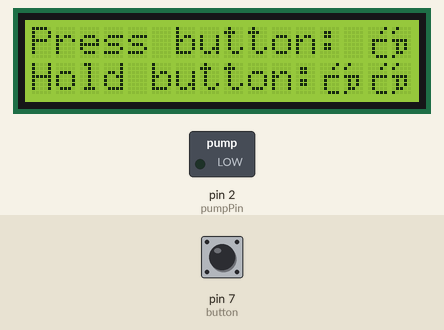
Simulated run of this sketch. Board: Arduino Uno, built with avr-gcc and run on an emulated ATmega328P. Shown: 16×2 character LCD, switched loads named in the sketch (green lamp = pin HIGH). Inputs (shaded band) come from the test bench; at power-on: pin 7 (button) LOW.

Above: at 4.2 s.
4.3 s: pin 7 (button) pulled HIGH for 0.15 s
At 5.2 s:
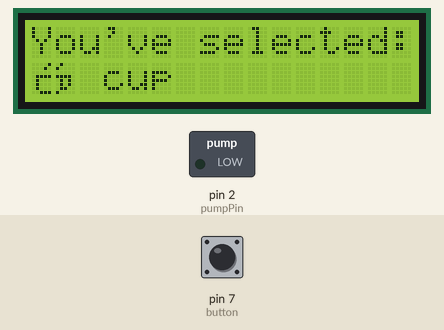
At 6.6 s:
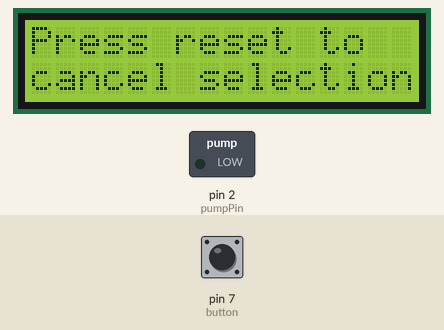
15.5 s: pin 7 (button) pulled HIGH for 3.2 s
At 19.5 s:
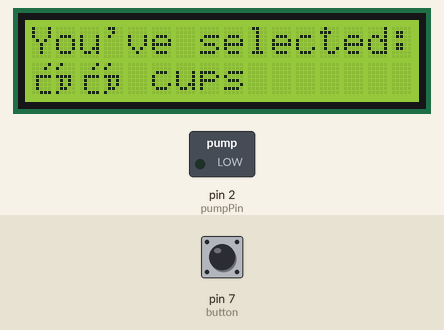
Timing chart, 0 to 36.4 s (numbered marks = the images above; inputs shaded):
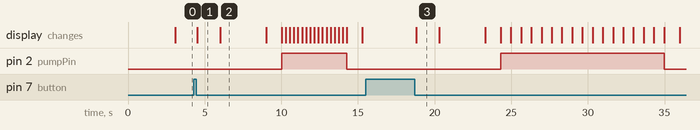

Measured:
- after the input at 4.3 s, pin 2 (pumpPin): LOW → HIGH after 5.7 s, → LOW 4.3 s later; the display: changes after 0.21 s (image 1)
- after the input at 15.5 s, pin 2 (pumpPin): LOW → HIGH after 8.8 s, → LOW 10.7 s later; the display: changes after 3.3 s (image 3)
- what the display in image 1 shows lasts 1.5 s, from 4.5 s to 6.0 s
- what the display in image 2 shows lasts 3.0 s, from 6.0 s to 9.0 s

The sketch:

espressoMachineControl.ino
```cpp
#include <LiquidCrystal.h>
LiquidCrystal lcd(13, 12, 11, 10, 9, 8); // digital pins to which LCD is connected

int button = 7;    // the pin that the Up pushbutton is attached to
int pumpPin = 2;
float oneEspressoTime = 4000;
float twoEspressoTime = 10000;
float pressLength_milliSeconds = 0;
float pressLength_confirm = 0;

byte cup_p1[8] = {
  B00001,
  B00010,
  B00000,
  B01111,
  B01000,
  B01000,
  B01000,
  B00111
};

byte cup_p2[8] = {
  B01000,
  B10000,
  B00000,
  B11110,
  B01010,
  B01010,
  B01100,
  B10000
};

int optionOne = 100;
int optionTwo = 500;


//int buttonPushCounter = 0;   // counter for the number of button presses
//int buttonStateUp = 0;         // current state of the button
//int buttonStateDown = 0;         // current state of the button
//int lastButtonState = 0;     // previous state of the button

void setup() {
  pinMode(button, INPUT);
  pinMode(pumpPin, OUTPUT);
  lcd.begin(16,2);
  lcd.setCursor(4,0);
  lcd.print("Espresso");
  lcd.setCursor(2,1);
  lcd.print("machine v1.0");
  lcd.createChar(0, cup_p1);
  lcd.createChar(1, cup_p2);
  lcd.setCursor(0,0);
  lcd.write(byte(0));
  lcd.setCursor(1,0);
  lcd.write(byte(1));
  lcd.setCursor(14,0);
  lcd.write(byte(0));
  lcd.setCursor(15,0);
  lcd.write(byte(1));
  delay(3000);
  lcd.clear();
  lcd.setCursor(0,0);
  lcd.print("Press button: 1");
  lcd.setCursor(14,0);
  lcd.write(byte(0));
  lcd.setCursor(15,0);
  lcd.write(byte(1));
  lcd.setCursor(0,1);
  lcd.print("Hold button:");
  lcd.setCursor(12,1);
  lcd.write(byte(0));
  lcd.setCursor(13,1);
  lcd.write(byte(1));
  lcd.setCursor(14,1);
  lcd.write(byte(0));
  lcd.setCursor(15,1);
  lcd.write(byte(1));
}

void loop() {
  while (digitalRead(button) == HIGH ){
    delay(100);
    pressLength_milliSeconds = pressLength_milliSeconds + 100;
  }
  if (pressLength_milliSeconds >= optionTwo){
      lcd.clear();
      lcd.setCursor(0,0);
      lcd.print("You've selected:");
      lcd.setCursor(0,1);
      lcd.write(byte(0));
      lcd.setCursor(1,1);
      lcd.write(byte(1));
      lcd.setCursor(2,1);
      lcd.write(byte(0));
      lcd.setCursor(3,1);
      lcd.write(byte(1));
      lcd.setCursor(5,1);
      lcd.print("cups");
      delay(1500);
      while (digitalRead(button) == HIGH){goto reset;}
      lcd.clear();
      lcd.setCursor(0,0);
      lcd.print("Press reset to");
      lcd.setCursor(0,1);
      lcd.print("cancel selection");
      delay(3000);
      lcd.clear();
      lcd.setCursor(3,1);
      lcd.print("Confirmed!");
      delay(1000);
      lcd.clear();
      lcd.setCursor(3,0);
      lcd.print("Brewing...");
      for (int i = 0; i<16; i++){
        digitalWrite(pumpPin, HIGH);
        lcd.setCursor(i,1);
        lcd.print(char(255));
        delay(twoEspressoTime/15);
      }
      digitalWrite(pumpPin, LOW);
      lcd.clear();
      lcd.setCursor(3,0);
      lcd.print("Enjoy your");
      lcd.setCursor(3,1);
      lcd.print("espressos!");
      delay(1000);
      lcd.clear();
      lcd.setCursor(0,0);
      lcd.print("Press button: 1");
      lcd.setCursor(14,0);
      lcd.write(byte(0));
      lcd.setCursor(15,0);
      lcd.write(byte(1));
      lcd.setCursor(0,1);
      lcd.print("Hold button:");
      lcd.setCursor(12,1);
      lcd.write(byte(0));
      lcd.setCursor(13,1);
      lcd.write(byte(1));
      lcd.setCursor(14,1);
      lcd.write(byte(0));
      lcd.setCursor(15,1);
      lcd.write(byte(1));
      delay(2000);
      goto reset;
  }
  else if(pressLength_milliSeconds >= optionOne){
      lcd.clear();
      lcd.setCursor(0,0);
      lcd.print("You've selected:");
      lcd.setCursor(0,1);
      lcd.write(byte(0));
      lcd.setCursor(1,1);
      lcd.write(byte(1));
      lcd.setCursor(3,1);
      lcd.print("cup");
      delay(1500);
      while (digitalRead(button) == HIGH){goto reset;}
      lcd.clear();
      lcd.setCursor(0,0);
      lcd.print("Press reset to");
      lcd.setCursor(0,1);
      lcd.print("cancel selection");
      delay(3000);
      lcd.clear();
      lcd.setCursor(3,1);
      lcd.print("Confirmed!");
      delay(1000);
      lcd.clear();
      lcd.setCursor(3,0);
      lcd.print("Brewing...");
      for (int i = 0; i<16; i++){
        digitalWrite(pumpPin, HIGH);
        lcd.setCursor(i,1);
        lcd.print(char(255));
        delay(oneEspressoTime/15);
      }
      digitalWrite(pumpPin, LOW);
      lcd.clear();
      lcd.setCursor(3,0);
      lcd.print("Enjoy your");
      lcd.setCursor(3,1);
      lcd.print("espresso!");
      delay(1000);
      lcd.clear();
      lcd.setCursor(0,0);
      lcd.print("Press button: 1");
      lcd.setCursor(14,0);
      lcd.write(byte(0));
      lcd.setCursor(15,0);
      lcd.write(byte(1));
      lcd.setCursor(0,1);
      lcd.print("Hold button:");
      lcd.setCursor(12,1);
      lcd.write(byte(0));
      lcd.setCursor(13,1);
      lcd.write(byte(1));
      lcd.setCursor(14,1);
      lcd.write(byte(0));
      lcd.setCursor(15,1);
      lcd.write(byte(1));
      delay(2000);
      goto reset;
  }
  reset:
  pressLength_milliSeconds = 0;
}
```
